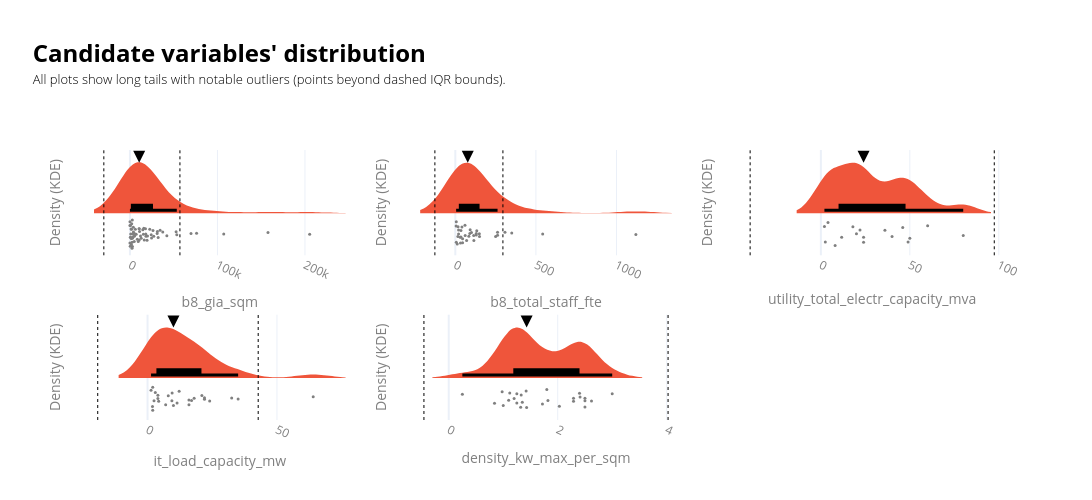

Write notebook code for a chart like this one.
### Markdown cell above
### Baseline modelling

### Code cell
#| include: false
# ___________________________________________________________________________________________________________
# Checking the distributions
# ___________________________________________________________________________________________________________
value_cols = ["b8_gia_sqm","b8_total_staff_fte", "utility_total_electr_capacity_mva", "it_load_capacity_mw","density_kw_max_per_sqm"]
cols_to_show = ['id', 'lpa_name', 'current_occupier'] + value_cols

df0 = data_ldn_exstg.copy()

n = len(value_cols)
ncols = 3
nrows = math.ceil(n / ncols)
base_color = px.colors.qualitative.Plotly[1]
fig = make_subplots(rows=nrows, cols=ncols, horizontal_spacing=0.05,vertical_spacing=0.22)
# _________________________________________________________________
# Violin plots
# _________________________________________________________________
for idx, value_col in enumerate(value_cols):
    r = idx // ncols + 1
    c = idx % ncols + 1
    df = df0.dropna(subset=[value_col]).copy()
    if df.empty:
        continue

    subset_customdata = df[cols_to_show].to_numpy()
    hovertemplate = "<br>".join([f"{col}: %{{customdata[{i}]}}" for i, col in enumerate(cols_to_show)])
    median_value = df[value_col].median()

    # # IQR bounds. Using the IQR, the outlier data points are the ones falling below Q1–1.5 IQR or above Q3 + 1.5 IQR: https://careerfoundry.com/en/blog/data-analytics/how-to-find-outliers/
    q1x, q3x = df[value_col].quantile([0.25, 0.75])
    iqrx = q3x - q1x
    low_x, high_x = q1x - 1.5 * iqrx, q3x + 1.5 * iqrx
    iqr_bounds = [low_x, high_x]

    # Auto bandwidth based on numeric range
    vmin, vmax = df[value_col].min(), df[value_col].max()
    rng = vmax - vmin
    if pd.isna(rng) or rng == 0:
        bw_bottom, bw_top = 1, 3
    else:
        bw_bottom = max(rng * 0.03, rng * 0.005)
        bw_top = max(rng * 0.10, rng * 0.02)

    fig.add_trace(go.Violin(
        x=df[value_col],orientation='h', side='positive', width=2, bandwidth=bw_top,line=dict(width=0),
        points="all",jitter=0.3, pointpos=-0.4, marker=dict(color='grey', size=3, opacity=1),
        box_visible=True, box_fillcolor='black', box_line=dict(color='black', width=3), box_width=0.2,
        fillcolor=base_color, showlegend=False, customdata=subset_customdata, hovertemplate=hovertemplate,
    ), row=r, col=c)
# _________________________________________________________________
# Helper elements
# _________________________________________________________________
    # IQR bounds
    for i, b in enumerate(iqr_bounds):
        fig.add_vline(x=b, line_width=1, line_dash="dot", line_color="black", row=r, col=c, showlegend=False)
        # invisible point just for hover
        fig.add_trace(go.Scatter(x=[b], y=[0],mode="markers", marker=dict(opacity=0),hovertemplate=f"IQR bound: {b:,.2f}<extra></extra>",showlegend=False,), row=r, col=c)

    # Median arrow
    fig.add_trace(go.Scatter(x=[median_value], mode='markers', marker=dict(symbol='arrow-down', color='black', size=12), showlegend=False,  hovertemplate="<br>".join([f"Median: {median_value}"])), row=r, col=c)
    
    # Style subplot axes
    fig.update_yaxes(showticklabels=False, title="Density (KDE)", ticks="", showgrid=False, zeroline=False, row=r, col=c)
    fig.update_xaxes(title_text=value_col, row=r, col=c)
    fig.update_xaxes(tickangle=25, tickfont=dict(color=labels_colour), title_font=dict(color=labels_colour))
    fig.update_yaxes(tickfont=dict(color=labels_colour), title_font=dict(color=labels_colour))

fig.update_layout(violinmode='overlay', width=1400, height=250 * nrows, template='plotly_white',
    title=dict(
        text=(
            f"<br><span style='font-size:24px; font-weight:bold; color:{notes_colour}; display:block; margin-bottom:2px;'>"
            "Candidate variables' distribution"
            "</span><br>"
            f"<span style='font-size:13px; font-weight:300; color:{notes_colour}; display:block; margin-bottom:0px;'>"
            "All plots show long tails with notable outliers (points beyond dashed IQR bounds)."
            "</span><br>"
        ),
        x=0.03, xanchor="left", y=0.92, yanchor="top",
    ),
    margin=dict(t=150),
)
fig.show(config={
    "toImageButtonOptions": {
        "format": "png",
        "filename": "figure",
        "scale": 4
    }
})

### Figure 1 — Plotly figure (JSON) as saved in the notebook; plotly's stock layout.template omitted (floating-point values rounded to 4 significant figures; data arrays with more than 128 entries replaced by an {"elided": "..."} marker saying what was removed)
{"data": [{"bandwidth": 20530.0, "box": {"fillcolor": "black", "line": {"color": "black", "width": 3}, "visible": true, "width": 0.2}, "customdata": {"elided": "63x8 mixed values"}, "fillcolor": "#EF553B", "hovertemplate": "id: %{customdata[0]}<br>lpa_name: %{customdata[1]}<br>current_occupier: %{customdata[2]}<br>b8_gia_sqm: %{customdata[3]}<br>b8_total_staff_fte: %{customdata[4]}<br>utility_total_electr_capacity_mva: %{customdata[5]}<br>it_load_capacity_mw: %{customdata[6]}<br>density_kw_max_per_sqm: %{customdata[7]}", "jitter": 0.3, "line": {"width": 0}, "marker": {"color": "grey", "opacity": 1, "size": 3}, "orientation": "h", "pointpos": -0.4, "points": "all", "showlegend": false, "side": "positive", "type": "violin", "width": 2, "x": [8450.0, 27.0, 2400.0, 27220.0, 16410.0, 1895.0, 3900.0, 12080.0, 18120.0, 6200.0, 5400.0, 37550.0, 1517.0, 2500.0, 18350.0, 69830.0, 4000.0, 7150.0, 10710.0, 26340.0, 11000.0, 2900.0, 1320.0, 20080.0, 2037.0, 690.0, 2850.0, 31120.0, 15890.0, 12900.0, 24.0, 3282.0, 14730.0, 490.0, 4104.0, 3198.0, 9553.0, 31410.0, 925.9, 1850.0, 32300.0, 19580.0, 17790.0, 24720.0, 52800.0, 53570.0, 157700.0, 2775.0, 5000.0, 10630.0, 22660.0, 1657.0, 42210.0, 15410.0, 107200.0, 352.0, 205400.0, 76180.0, 10410.0, 24370.0, 34500.0, 90.0, 5266.0], "xaxis": "x", "yaxis": "y"}, {"hovertemplate": "IQR bound: -29,789.22<extra></extra>", "marker": {"opacity": 0}, "mode": "markers", "showlegend": false, "type": "scatter", "x": [-29790.0], "xaxis": "x", "y": [0], "yaxis": "y"}, {"hovertemplate": "IQR bound: 57,148.70<extra></extra>", "marker": {"opacity": 0}, "mode": "markers", "showlegend": false, "type": "scatter", "x": [57150.0], "xaxis": "x", "y": [0], "yaxis": "y"}, {"hovertemplate": "Median: 10628.0", "marker": {"color": "black", "size": 12, "symbol": "arrow-down"}, "mode": "markers", "showlegend": false, "type": "scatter", "x": [10628], "xaxis": "x", "yaxis": "y"}, {"bandwidth": 111.5, "box": {"fillcolor": "black", "line": {"color": "black", "width": 3}, "visible": true, "width": 0.2}, "customdata": {"elided": "36x8 mixed values"}, "fillcolor": "#EF553B", "hovertemplate": "id: %{customdata[0]}<br>lpa_name: %{customdata[1]}<br>current_occupier: %{customdata[2]}<br>b8_gia_sqm: %{customdata[3]}<br>b8_total_staff_fte: %{customdata[4]}<br>utility_total_electr_capacity_mva: %{customdata[5]}<br>it_load_capacity_mw: %{customdata[6]}<br>density_kw_max_per_sqm: %{customdata[7]}", "jitter": 0.3, "line": {"width": 0}, "marker": {"color": "grey", "opacity": 1, "size": 3}, "orientation": "h", "pointpos": -0.4, "points": "all", "showlegend": false, "side": "positive", "type": "violin", "width": 2, "x": [92.0, 262.0, 35.0, 16.0, 100.0, 84.0, 6.0, 90.0, 60.0, 45.0, 70.0, 115.0, 262.0, 45.0, 250.0, 12.0, 41.0, 6.0, 61.0, 17.0, 5.0, 35.0, 20.0, 32.0, 150.0, 133.0, 1120.0, 350.0, 114.0, 130.0, 542.0, 130.0, 30.0, 149.0, 308.0, 20.0], "xaxis": "x2", "yaxis": "y2"}, {"hovertemplate": "IQR bound: -126.75<extra></extra>", "marker": {"opacity": 0}, "mode": "markers", "showlegend": false, "type": "scatter", "x": [-126.8], "xaxis": "x2", "y": [0], "yaxis": "y2"}, {"hovertemplate": "IQR bound: 295.25<extra></extra>", "marker": {"opacity": 0}, "mode": "markers", "showlegend": false, "type": "scatter", "x": [295.2], "xaxis": "x2", "y": [0], "yaxis": "y2"}, {"hovertemplate": "Median: 77.0", "marker": {"color": "black", "size": 12, "symbol": "arrow-down"}, "mode": "markers", "showlegend": false, "type": "scatter", "x": [77], "xaxis": "x2", "yaxis": "y2"}, {"bandwidth": 7.8, "box": {"fillcolor": "black", "line": {"color": "black", "width": 3}, "visible": true, "width": 0.2}, "customdata": {"elided": "17x8 mixed values"}, "fillcolor": "#EF553B", "hovertemplate": "id: %{customdata[0]}<br>lpa_name: %{customdata[1]}<br>current_occupier: %{customdata[2]}<br>b8_gia_sqm: %{customdata[3]}<br>b8_total_staff_fte: %{customdata[4]}<br>utility_total_electr_capacity_mva: %{customdata[5]}<br>it_load_capacity_mw: %{customdata[6]}<br>density_kw_max_per_sqm: %{customdata[7]}", "jitter": 0.3, "line": {"width": 0}, "marker": {"color": "grey", "opacity": 1, "size": 3}, "orientation": "h", "pointpos": -0.4, "points": "all", "showlegend": false, "side": "positive", "type": "violin", "width": 2, "x": [2.0, 18.0, 22.0, 4.0, 46.0, 60.0, 40.0, 8.0, 50.0, 11.7, 20.0, 2.5, 36.0, 49.0, 24.0, 24.0, 80.0], "xaxis": "x3", "yaxis": "y3"}, {"hovertemplate": "IQR bound: -39.75<extra></extra>", "marker": {"opacity": 0}, "mode": "markers", "showlegend": false, "type": "scatter", "x": [-39.75], "xaxis": "x3", "y": [0], "yaxis": "y3"}, {"hovertemplate": "IQR bound: 97.45<extra></extra>", "marker": {"opacity": 0}, "mode": "markers", "showlegend": false, "type": "scatter", "x": [97.45], "xaxis": "x3", "y": [0], "yaxis": "y3"}, {"hovertemplate": "Median: 24.0", "marker": {"color": "black", "size": 12, "symbol": "arrow-down"}, "mode": "markers", "showlegend": false, "type": "scatter", "x": [24], "xaxis": "x3", "yaxis": "y3"}, {"bandwidth": 6.265, "box": {"fillcolor": "black", "line": {"color": "black", "width": 3}, "visible": true, "width": 0.2}, "customdata": {"elided": "27x8 mixed values"}, "fillcolor": "#EF553B", "hovertemplate": "id: %{customdata[0]}<br>lpa_name: %{customdata[1]}<br>current_occupier: %{customdata[2]}<br>b8_gia_sqm: %{customdata[3]}<br>b8_total_staff_fte: %{customdata[4]}<br>utility_total_electr_capacity_mva: %{customdata[5]}<br>it_load_capacity_mw: %{customdata[6]}<br>density_kw_max_per_sqm: %{customdata[7]}", "jitter": 0.3, "line": {"width": 0}, "marker": {"color": "grey", "opacity": 1, "size": 3}, "orientation": "h", "pointpos": -0.4, "points": "all", "showlegend": false, "side": "positive", "type": "violin", "width": 2, "x": [9.5, 2.0, 18.0, 4.0, 11.4, 3.0, 10.0, 1.9, 2.5, 22.0, 35.0, 4.0, 21.0, 22.0, 4.3, 8.0, 7.0, 2.0, 12.2, 1.35, 17.0, 9.4, 24.0, 32.5, 16.0, 16.0, 64.0], "xaxis": "x4", "yaxis": "y4"}, {"hovertemplate": "IQR bound: -19.25<extra></extra>", "marker": {"opacity": 0}, "mode": "markers", "showlegend": false, "type": "scatter", "x": [-19.25], "xaxis": "x4", "y": [0], "yaxis": "y4"}, {"hovertemplate": "IQR bound: 42.75<extra></extra>", "marker": {"opacity": 0}, "mode": "markers", "showlegend": false, "type": "scatter", "x": [42.75], "xaxis": "x4", "y": [0], "yaxis": "y4"}, {"hovertemplate": "Median: 10.0", "marker": {"color": "black", "size": 12, "symbol": "arrow-down"}, "mode": "markers", "showlegend": false, "type": "scatter", "x": [10], "xaxis": "x4", "yaxis": "y4"}, {"bandwidth": 0.275, "box": {"fillcolor": "black", "line": {"color": "black", "width": 3}, "visible": true, "width": 0.2}, "customdata": {"elided": "27x8 mixed values"}, "fillcolor": "#EF553B", "hovertemplate": "id: %{customdata[0]}<br>lpa_name: %{customdata[1]}<br>current_occupier: %{customdata[2]}<br>b8_gia_sqm: %{customdata[3]}<br>b8_total_staff_fte: %{customdata[4]}<br>utility_total_electr_capacity_mva: %{customdata[5]}<br>it_load_capacity_mw: %{customdata[6]}<br>density_kw_max_per_sqm: %{customdata[7]}", "jitter": 0.3, "line": {"width": 0}, "marker": {"color": "grey", "opacity": 1, "size": 3}, "orientation": "h", "pointpos": -0.4, "points": "all", "showlegend": false, "side": "positive", "type": "violin", "width": 2, "x": [1.2, 1.33, 1.32, 1.43, 2.5, 0.25, 2.29, 1.25, 1.12, 2.62, 0.84, 3.0, 1.0, 2.41, 1.82, 1.8, 1.72, 1.25, 1.35, 2.03, 1.1, 1.42, 0.98, 2.4, 2.5, 2.29, 2.5], "xaxis": "x5", "yaxis": "y5"}, {"hovertemplate": "IQR bound: -0.45<extra></extra>", "marker": {"opacity": 0}, "mode": "markers", "showlegend": false, "type": "scatter", "x": [-0.455], "xaxis": "x5", "y": [0], "yaxis": "y5"}, {"hovertemplate": "IQR bound: 4.02<extra></extra>", "marker": {"opacity": 0}, "mode": "markers", "showlegend": false, "type": "scatter", "x": [4.025], "xaxis": "x5", "y": [0], "yaxis": "y5"}, {"hovertemplate": "Median: 1.43", "marker": {"color": "black", "size": 12, "symbol": "arrow-down"}, "mode": "markers", "showlegend": false, "type": "scatter", "x": [1.43], "xaxis": "x5", "yaxis": "y5"}], "layout": {"height": 500, "margin": {"t": 150}, "shapes": [{"line": {"color": "black", "dash": "dot", "width": 1}, "showlegend": false, "type": "line", "x0": -29790.0, "x1": -29790.0, "xref": "x", "y0": 0, "y1": 1, "yref": "y domain"}, {"line": {"color": "black", "dash": "dot", "width": 1}, "showlegend": false, "type": "line", "x0": 57150.0, "x1": 57150.0, "xref": "x", "y0": 0, "y1": 1, "yref": "y domain"}, {"line": {"color": "black", "dash": "dot", "width": 1}, "showlegend": false, "type": "line", "x0": -126.8, "x1": -126.8, "xref": "x2", "y0": 0, "y1": 1, "yref": "y2 domain"}, {"line": {"color": "black", "dash": "dot", "width": 1}, "showlegend": false, "type": "line", "x0": 295.2, "x1": 295.2, "xref": "x2", "y0": 0, "y1": 1, "yref": "y2 domain"}, {"line": {"color": "black", "dash": "dot", "width": 1}, "showlegend": false, "type": "line", "x0": -39.75, "x1": -39.75, "xref": "x3", "y0": 0, "y1": 1, "yref": "y3 domain"}, {"line": {"color": "black", "dash": "dot", "width": 1}, "showlegend": false, "type": "line", "x0": 97.45, "x1": 97.45, "xref": "x3", "y0": 0, "y1": 1, "yref": "y3 domain"}, {"line": {"color": "black", "dash": "dot", "width": 1}, "showlegend": false, "type": "line", "x0": -19.25, "x1": -19.25, "xref": "x4", "y0": 0, "y1": 1, "yref": "y4 domain"}, {"line": {"color": "black", "dash": "dot", "width": 1}, "showlegend": false, "type": "line", "x0": 42.75, "x1": 42.75, "xref": "x4", "y0": 0, "y1": 1, "yref": "y4 domain"}, {"line": {"color": "black", "dash": "dot", "width": 1}, "showlegend": false, "type": "line", "x0": -0.455, "x1": -0.455, "xref": "x5", "y0": 0, "y1": 1, "yref": "y5 domain"}, {"line": {"color": "black", "dash": "dot", "width": 1}, "showlegend": false, "type": "line", "x0": 4.025, "x1": 4.025, "xref": "x5", "y0": 0, "y1": 1, "yref": "y5 domain"}], "title": {"text": "<br><span style='font-size:24px; font-weight:bold; color:black; display:block; margin-bottom:2px;'>Candidate variables' distribution</span><br><span style='font-size:13px; font-weight:300; color:black; display:block; margin-bottom:0px;'>All plots show long tails with notable outliers (points beyond dashed IQR bounds).</span><br>", "x": 0.03, "xanchor": "left", "y": 0.92, "yanchor": "top"}, "violinmode": "overlay", "width": 1400, "xaxis": {"anchor": "y", "domain": [0, 0.3], "tickangle": 25, "tickfont": {"color": "grey"}, "title": {"font": {"color": "grey"}, "text": "b8_gia_sqm"}}, "xaxis2": {"anchor": "y2", "domain": [0.35, 0.65], "tickangle": 25, "tickfont": {"color": "grey"}, "title": {"font": {"color": "grey"}, "text": "b8_total_staff_fte"}}, "xaxis3": {"anchor": "y3", "domain": [0.7, 1], "tickangle": 25, "tickfont": {"color": "grey"}, "title": {"font": {"color": "grey"}, "text": "utility_total_electr_capacity_mva"}}, "xaxis4": {"anchor": "y4", "domain": [0, 0.3], "tickangle": 25, "tickfont": {"color": "grey"}, "title": {"font": {"color": "grey"}, "text": "it_load_capacity_mw"}}, "xaxis5": {"anchor": "y5", "domain": [0.35, 0.65], "tickangle": 25, "tickfont": {"color": "grey"}, "title": {"font": {"color": "grey"}, "text": "density_kw_max_per_sqm"}}, "xaxis6": {"anchor": "y6", "domain": [0.7, 1], "tickangle": 25, "tickfont": {"color": "grey"}, "title": {"font": {"color": "grey"}}}, "yaxis": {"anchor": "x", "domain": [0.61, 1], "showgrid": false, "showticklabels": false, "tickfont": {"color": "grey"}, "ticks": "", "title": {"font": {"color": "grey"}, "text": "Density (KDE)"}, "zeroline": false}, "yaxis2": {"anchor": "x2", "domain": [0.61, 1], "showgrid": false, "showticklabels": false, "tickfont": {"color": "grey"}, "ticks": "", "title": {"font": {"color": "grey"}, "text": "Density (KDE)"}, "zeroline": false}, "yaxis3": {"anchor": "x3", "domain": [0.61, 1], "showgrid": false, "showticklabels": false, "tickfont": {"color": "grey"}, "ticks": "", "title": {"font": {"color": "grey"}, "text": "Density (KDE)"}, "zeroline": false}, "yaxis4": {"anchor": "x4", "domain": [0, 0.39], "showgrid": false, "showticklabels": false, "tickfont": {"color": "grey"}, "ticks": "", "title": {"font": {"color": "grey"}, "text": "Density (KDE)"}, "zeroline": false}, "yaxis5": {"anchor": "x5", "domain": [0, 0.39], "showgrid": false, "showticklabels": false, "tickfont": {"color": "grey"}, "ticks": "", "title": {"font": {"color": "grey"}, "text": "Density (KDE)"}, "zeroline": false}, "yaxis6": {"anchor": "x6", "domain": [0, 0.39], "tickfont": {"color": "grey"}, "title": {"font": {"color": "grey"}}}}}
